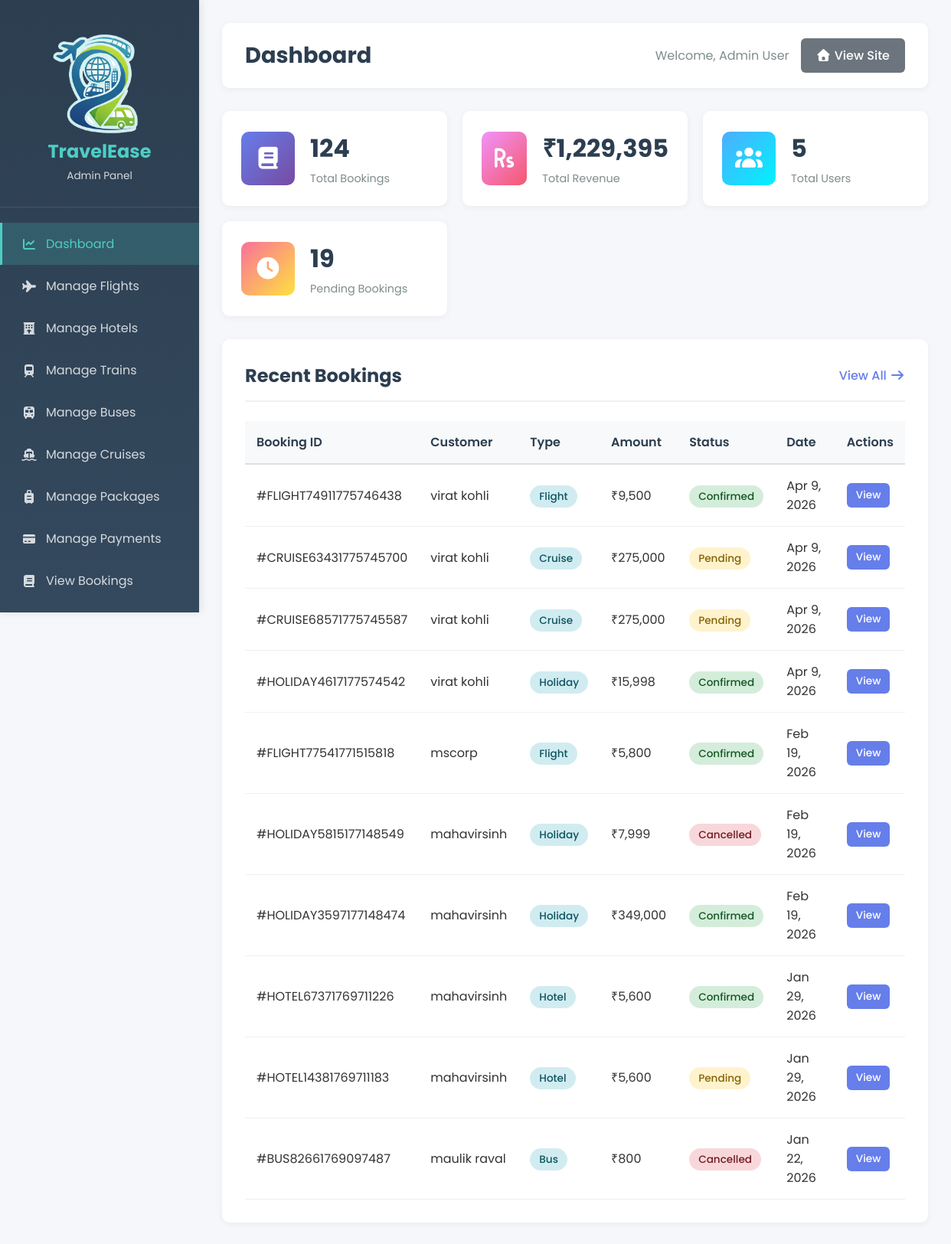
Page /admin/dashboard.php (signed in) on the committed database.
### tables this page shows
CREATE TABLE IF NOT EXISTS `bookings` (
  `id` int NOT NULL AUTO_INCREMENT,
  `user_id` int NOT NULL,
  `booking_type` enum('flight','hotel','train','bus','cruise','holiday') NOT NULL,
  `booking_reference` varchar(20) DEFAULT NULL,
  `item_id` int NOT NULL,
  `details` text,
  `booking_date` timestamp NOT NULL DEFAULT CURRENT_TIMESTAMP,
  `travel_date` date DEFAULT NULL,
  `return_date` date DEFAULT NULL,
  `check_in_date` date DEFAULT NULL,
  `check_out_date` date DEFAULT NULL,
  `quantity` int DEFAULT '1',
  `total_amount` decimal(10,2) DEFAULT NULL,
  `status` enum('pending','confirmed','cancelled','completed') DEFAULT 'pending',
  `payment_status` enum('paid','pending','failed') DEFAULT 'pending',
  `payment_date` datetime DEFAULT NULL,
  `created_at` timestamp NOT NULL DEFAULT CURRENT_TIMESTAMP,
  `updated_at` timestamp NOT NULL DEFAULT CURRENT_TIMESTAMP ON UPDATE CURRENT_TIMESTAMP,
  PRIMARY KEY (`id`),
  UNIQUE KEY `booking_reference` (`booking_reference`)
);

CREATE TABLE IF NOT EXISTS `users` (
  `id` int NOT NULL AUTO_INCREMENT,
  `full_name` varchar(150) NOT NULL,
  `email` varchar(150) NOT NULL,
  `phone` varchar(20) NOT NULL,
  `password` varchar(255) NOT NULL,
  `created_at` timestamp NOT NULL DEFAULT CURRENT_TIMESTAMP,
  `role` varchar(50) NOT NULL DEFAULT 'user',
  `reset_token` varchar(255) DEFAULT NULL,
  `token_expiry` datetime DEFAULT NULL,
  PRIMARY KEY (`id`),
  UNIQUE KEY `email` (`email`)
);

### admin/dashboard.php (the view, shortened to what this page needs)
<?php
include "../db.php";
$stats = [];
$result = mysqli_query($conn, "SELECT COUNT(*) as total FROM bookings");
$stats['total_bookings'] = mysqli_fetch_assoc($result)['total'];
$result = mysqli_query($conn, "SELECT
    SUM(CASE WHEN payment_status='success' THEN amount ELSE 0 END) AS revenue
FROM payments
");
$row = mysqli_fetch_assoc($result);
$stats['total_revenue'] = $row['revenue'] ? $row['revenue'] : 0;
$result = mysqli_query($conn, "SELECT COUNT(*) as total FROM users WHERE role='user'");
$stats['total_users'] = mysqli_fetch_assoc($result)['total'];
$result = mysqli_query($conn, "SELECT COUNT(*) as total FROM bookings WHERE status='pending'");
$stats['pending_bookings'] = mysqli_fetch_assoc($result)['total'];
$recent_bookings = mysqli_query($conn, "SELECT b.*, u.full_name, u.email FROM bookings b JOIN users u ON b.user_id = u.id ORDER BY b.booking_date DESC LIMIT 10");
?>
<!DOCTYPE html>
<html lang="en">
<head>
    <link rel="stylesheet" href="../css/all.min.css">
    <link rel="stylesheet" href="admin-style.css">
</head>
<body>
    <div class="admin-wrapper">
        <?php include 'sidebar.php'; ?>
        <main class="admin-main">
            <header class="admin-header">
                <h1>Dashboard</h1>
                <div class="header-actions">
                    <span>Welcome, <?php echo htmlspecialchars($_SESSION['admin_name']); ?></span>
                    <a href="../index.php" class="btn-secondary"><i class="fas fa-home"></i> View Site</a>
                </div>
            </header>
            <div class="stats-grid">
                <div class="stat-card">
                    <div class="stat-icon" style="background: linear-gradient(135deg, #667eea 0%, #764ba2 100%);">
                        <i class="fas fa-book"></i>
                    </div>
                    <div class="stat-info">
                        <h3><?php echo number_format($stats['total_bookings']); ?></h3>
                        <p>Total Bookings</p>
                    </div>
                </div>
                <div class="stat-card">
                    <div class="stat-icon" style="background: linear-gradient(135deg, #f093fb 0%, #f5576c 100%);">
                        <i class="fas fa-rupee-sign"></i>
                    </div>
                    <div class="stat-info">
                        <h3>₹<?php echo number_format($stats['total_revenue'], 0); ?></h3>
                        <p>Total Revenue</p>
                    </div>
                </div>
                <div class="stat-card">
                    <div class="stat-icon" style="background: linear-gradient(135deg, #4facfe 0%, #00f2fe 100%);">
                        <i class="fas fa-users"></i>
                    </div>
                    <div class="stat-info">
                        <h3><?php echo number_format($stats['total_users']); ?></h3>
                        <p>Total Users</p>
                    </div>
                </div>
                <div class="stat-card">
                    <div class="stat-icon" style="background: linear-gradient(135deg, #fa709a 0%, #fee140 100%);">
                        <i class="fas fa-clock"></i>
                    </div>
                    <div class="stat-info">
                        <h3><?php echo number_format($stats['pending_bookings']); ?></h3>
                        <p>Pending Bookings</p>
                    </div>
                </div>
            </div>
            <div class="content-card">
                <div class="card-header">
                    <h2>Recent Bookings</h2>
                    <a href="view-bookings.php" class="btn-link">View All <i class="fas fa-arrow-right"></i></a>
                </div>
                <div class="table-responsive">
                    <table class="data-table">
                        <thead>
                            <tr>
                                <th>Booking ID</th>
                                <th>Customer</th>
                                <th>Type</th>
                                <th>Amount</th>
                                <th>Status</th>
                                <th>Date</th>
                                <th>Actions</th>
                            </tr>
                        </thead>
                        <tbody>
                            <?php if(mysqli_num_rows($recent_bookings) > 0): ?>
                                <?php while($booking = mysqli_fetch_assoc($recent_bookings)): ?>
                                <tr>
                                    <td>#<?php echo htmlspecialchars($booking['booking_reference']); ?></td>
                                    <td><?php echo htmlspecialchars($booking['full_name']); ?></td>
                                    <td><span class="badge badge-info"><?php echo ucfirst($booking['booking_type']); ?></span></td>
                                    <td>₹<?php echo number_format($booking['total_amount'], 0); ?></td>
                                    <td>
                                        <span class="badge badge-<?php
                                            echo $booking['status'] == 'confirmed' ? 'success' :
                                                ($booking['status'] == 'pending' ? 'warning' : 'danger');
                                        ?>"><?php echo ucfirst($booking['status']); ?></span>
                                    </td>
                                    <td><?php echo date('M j, Y', strtotime($booking['booking_date'])); ?></td>
                                    <td>
                                        <a href="view-booking-details.php?id=<?php echo $booking['id']; ?>" class="btn-sm btn-primary">View</a>
                                    </td>
                                </tr>
                                <?php endwhile; ?>
                            <?php else: ?>
                                <tr>
                                    <td colspan="7" class="text-center">No bookings found</td>
                                </tr>
                            <?php endif; ?>
                        </tbody>
                    </table>
                </div>
            </div>
        </main>
    </div>
</body>
</html>

### admin/admin-style.css (style rules this page uses)
* { margin: 0; padding: 0; box-sizing: border-box; }
body { font-family: 'Poppins', sans-serif; background: #f5f7fa; color: #333; }
.admin-wrapper { display: flex; min-height: 100vh; }
.admin-main { flex: 1; margin-left: 260px; padding: 30px; }
.admin-header { display: flex; justify-content: space-between; align-items: center; margin-bottom: 30px; background: white; padding: 20px 30px; border-radius: 10px; box-shadow: 0 2px 10px rgba(0,0,0,0.05); }
.admin-header h1 { font-size: 1.8rem; color: #2c3e50; }
.header-actions { display: flex; align-items: center; gap: 15px; }
.header-actions span { color: #7f8c8d; }
.stats-grid { display: grid; grid-template-columns: repeat(auto-fit, minmax(250px, 1fr)); gap: 20px; margin-bottom: 30px; }
.stat-card { background: white; border-radius: 10px; padding: 25px; display: flex; align-items: center; gap: 20px; box-shadow: 0 2px 10px rgba(0,0,0,0.05); transition: transform 0.3s; }
.stat-icon { width: 70px; height: 70px; border-radius: 10px; display: flex; align-items: center; justify-content: center; color: white; font-size: 1.8rem; }
.stat-info h3 { font-size: 2rem; color: #2c3e50; margin-bottom: 5px; }
.stat-info p { color: #7f8c8d; font-size: 0.9rem; }
.content-card { background: white; border-radius: 10px; padding: 30px; box-shadow: 0 2px 10px rgba(0,0,0,0.05); margin-bottom: 30px; }
.card-header { display: flex; justify-content: space-between; align-items: center; margin-bottom: 25px; padding-bottom: 15px; border-bottom: 2px solid #f0f0f0; }
.card-header h2 { font-size: 1.5rem; color: #2c3e50; }
.btn-link { color: #667eea; text-decoration: none; font-weight: 500; transition: color 0.3s; }
.table-responsive { overflow-x: auto; }
.data-table { width: 100%; border-collapse: collapse; }
.data-table thead { background: #f8f9fa; }
.data-table th { padding: 15px; text-align: left; font-weight: 600; color: #2c3e50; border-bottom: 2px solid #e0e0e0; }
.data-table td { padding: 15px; border-bottom: 1px solid #f0f0f0; }
.badge { padding: 5px 12px; border-radius: 20px; font-size: 0.85rem; font-weight: 500; }
.badge-success { background: #d4edda; color: #155724; }
.badge-warning { background: #fff3cd; color: #856404; }
.badge-danger { background: #f8d7da; color: #721c24; }
.badge-info { background: #d1ecf1; color: #0c5460; }
.btn-primary, .btn-secondary, .btn-danger, .btn-success { padding: 10px 20px; border: none; border-radius: 6px; cursor: pointer; font-weight: 500; text-decoration: none; display: inline-block; transition: all 0.3s; }
.btn-primary { background: #667eea; color: white; }
.btn-secondary { background: #6c757d; color: white; }
.btn-sm { padding: 6px 12px; font-size: 0.85rem; }

### rows in the picture
bookings: booking_reference "FLIGHT74911775746438", user.full_name "virat kohli", booking_type "Flight", total_amount "9,500", status "Confirmed", booking_date "Apr 9, 2026"
bookings: booking_reference "CRUISE63431775745700", user.full_name "virat kohli", booking_type "Cruise", total_amount "275,000", status "Pending", booking_date "Apr 9, 2026"
bookings: booking_reference "CRUISE68571775745587", user.full_name "virat kohli", booking_type "Cruise", total_amount "275,000", status "Pending", booking_date "Apr 9, 2026"
bookings: booking_reference "HOLIDAY4617177574542", user.full_name "virat kohli", booking_type "Holiday", total_amount "15,998", status "Confirmed", booking_date "Apr 9, 2026"
bookings: booking_reference "FLIGHT77541771515818", user.full_name "mscorp", booking_type "Flight", total_amount "5,800", status "Confirmed", booking_date "Feb 19, 2026"
bookings: booking_reference "HOLIDAY5815177148549", user.full_name "mahavirsinh", booking_type "Holiday", total_amount "7,999", status "Cancelled", booking_date "Feb 19, 2026"
bookings: booking_reference "HOLIDAY3597177148474", user.full_name "mahavirsinh", booking_type "Holiday", total_amount "349,000", status "Confirmed", booking_date "Feb 19, 2026"
bookings: booking_reference "HOTEL67371769711226", user.full_name "mahavirsinh", booking_type "Hotel", total_amount "5,600", status "Confirmed", booking_date "Jan 29, 2026"
bookings: booking_reference "HOTEL14381769711183", user.full_name "mahavirsinh", booking_type "Hotel", total_amount "5,600", status "Pending", booking_date "Jan 29, 2026"
bookings: booking_reference "BUS82661769097487", user.full_name "maulik raval", booking_type "Bus", total_amount "800", status "Cancelled", booking_date "Jan 22, 2026"

### other values in the picture
$_SESSION['admin_name'] "Admin User"
$stats['total_bookings'] "124"
$stats['total_revenue'] "1,229,395"
$stats['total_users'] "5"
$stats['pending_bookings'] "19"
